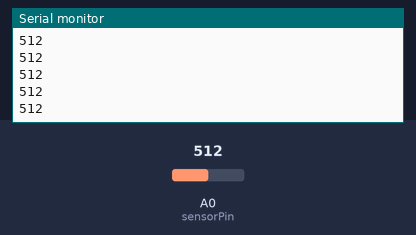
A sketch run on a simulated Arduino Uno, built with avr-gcc and run on an emulated ATmega328P. Shown: the last lines printed to the serial monitor. The test bench sets the inputs (shaded band); at power-on: A0 (sensorPin) = 512.

Above: at 1.2 s.
1.3 s: A0 (sensorPin) set to 716
At 1.31 s:
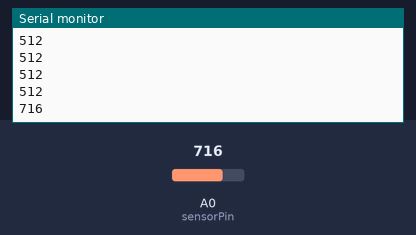
2.8 s: A0 (sensorPin) set to 900
At 2.81 s:
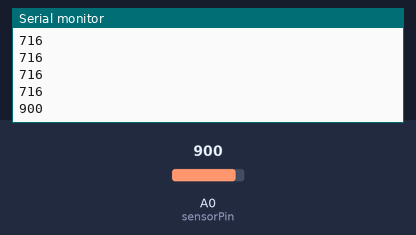
Timing chart, 0 to 5.8 s (numbered marks = the images above; inputs shaded):
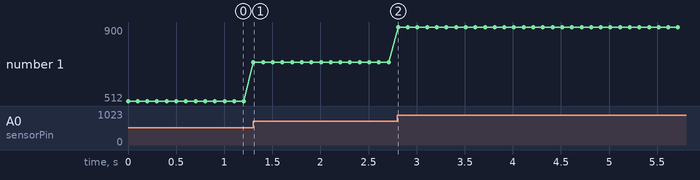

Measured:
- after the input at 1.3 s, the serial monitor: prints a new line at once (image 1)
- after the input at 2.8 s, the serial monitor: prints a new line at once (image 2)
- plotted number 1: 512 → 716 after the input at 1.3 s, 716 → 900 after the input at 2.8 s

The sketch:

020919_piezo_test_1.ino
```cpp
/*
  Candle
  Test Touch Sensor (as psuedo for accelerometer)
  ***
  Light & Interactivity Class
  Emily Lin

*/

int sensorPin = A0;


void setup() {
  // put your setup code here, to run once:
  Serial.begin(9600);
}

void loop() {
  // put your main code here, to run repeatedly:
  int sensorValue = analogRead(sensorPin);
  Serial.println(sensorValue);
  delay(100);
}
```
